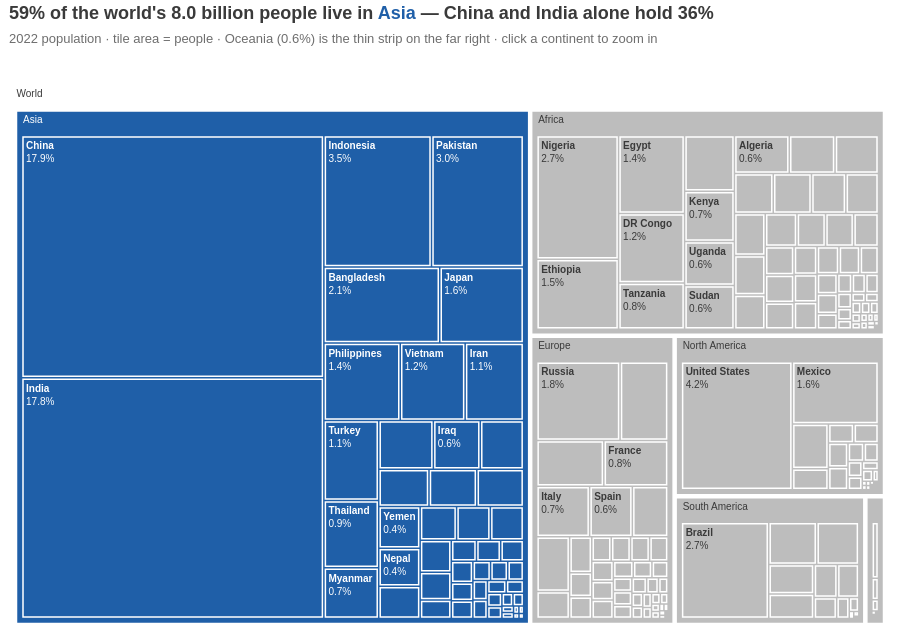

The notebook cell saved with this chart:
### Markdown cell above
**Chart choice & justification:** *Which chart did you choose, and why? Justify design choices.*

**Chart: treemap (World → continent → country).**

**Why this chart:** this is a part-to-whole question with two nested levels and 234 parts. A treemap shows both levels in one figure, with each tile's area proportional to its population. A pie or donut cannot hold 234 slices or show nesting, and a stacked bar would turn 234 segments into an unreadable strip.

**Design choices**
- Tile area = 2022 population; labels show each tile's **share of the world**.
- **Asia in blue** (the continent the title is about), all other continents grey: colour marks the finding rather than decorating every continent.
- Labels that would not fit a tile are hidden automatically (`uniformtext`); hover shows exact numbers and share of the continent, and clicking a continent zooms in.
- White borders separate the levels; the tiny Oceania tile is called out in the subtitle.

**What it shows:** **59 % of the world's 8.0 billion people live in Asia**, followed by Africa (18 %), Europe (9 %), North America (7.5 %), South America (5.5 %) and Oceania (0.6 %). **China (17.9 %) and India (17.8 %) together hold 36 %** — each of them has about as many people as the whole of Africa. Next come the United States (4.2 %), Indonesia (3.5 %) and Pakistan (3.0 %).

### Code cell
# Q6 — 2022 world population by continent and country (two levels, part-to-whole) → TREEMAP
d6 = df[['Continent', 'Country', '2022 Population']]
world_2022 = d6['2022 Population'].sum()
cont_share = d6.groupby('Continent')['2022 Population'].sum().sort_values(ascending=False) / world_2022
biggest = cont_share.index[0]
cn_in = d6.loc[d6['Country'].isin(['China', 'India']), '2022 Population'].sum() / world_2022

palette6 = {c: GREY for c in cont_share.index}
palette6[biggest] = ACCENT2                                      # accent only on the continent the title is about
palette6['(?)'] = 'white'                                        # the 'World' root tile

fig = px.treemap(d6, path=[px.Constant('World'), 'Continent', 'Country'], values='2022 Population',
                 color='Continent', color_discrete_map=palette6, template='plotly_white',
                 title=f"{cont_share[biggest]:.0%} of the world's {world_2022/1e9:.1f} billion people live in "
                       f"{hl(biggest, ACCENT2)} — China and India alone hold {cn_in:.0%}")

ids = fig.data[0].ids                                            # 'World', 'World/Asia', 'World/Asia/China', ...
depth = [i.count('/') for i in ids]
fig.update_traces(texttemplate=['' if d == 0 else '<b>%{label}</b>  %{percentRoot:.0%}' if d == 1
                                else '<b>%{label}</b><br>%{percentRoot:.1%}' for d in depth],
                  insidetextfont=dict(color=['white' if f'/{biggest}' in i else DARK for i in ids]),
                  hovertemplate='<b>%{label}</b><br>%{value:,.0f} people<br>%{percentRoot:.1%} of the world'
                                '<br>%{percentParent:.1%} of %{parent}<extra></extra>',
                  marker=dict(line=dict(color='white', width=1.5)), tiling=dict(pad=3),
                  root_color='white', pathbar_visible=False,
                  textfont=dict(size=13))
fig.update_layout(title=title(fig.layout.title.text,
                              f'2022 population · tile area = people · Oceania ({cont_share["Oceania"]:.1%}) is the thin strip '
                              f'on the far right · click a continent to zoom in'),
                  uniformtext=dict(minsize=10, mode='hide'),     # hide labels that would not fit their tile
                  font=FONT, height=640, margin=dict(l=10, r=10, t=85, b=10))
fig.show()

### Figure 1 — Plotly figure (JSON) as saved in the notebook; plotly's stock layout.template omitted (floating-point values rounded to 4 significant figures; data arrays with more than 128 entries replaced by an {"elided": "..."} marker saying what was removed)
{"data": [{"branchvalues": "total", "customdata": {"elided": "241x1 str values"}, "domain": {"x": [0.0, 1.0], "y": [0.0, 1.0]}, "hovertemplate": "<b>%{label}</b><br>%{value:,.0f} people<br>%{percentRoot:.1%} of the world<br>%{percentParent:.1%} of %{parent}<extra></extra>", "ids": {"elided": "241 str values"}, "insidetextfont": {"color": {"elided": "241 str values"}}, "labels": {"elided": "241 str values"}, "marker": {"colors": {"elided": "241 str values"}, "line": {"color": "white", "width": 1.5}}, "name": "", "parents": {"elided": "241 str values"}, "pathbar": {"visible": false}, "root": {"color": "white"}, "textfont": {"size": 13}, "texttemplate": {"elided": "241 str values"}, "tiling": {"pad": 3}, "type": "treemap", "values": {"elided": "241 float values"}}], "layout": {"font": {"color": "#3A3A3A", "family": "Arial, sans-serif", "size": 13}, "height": 640, "legend": {"tracegroupgap": 0}, "margin": {"b": 10, "l": 10, "r": 10, "t": 85}, "title": {"font": {"size": 18}, "text": "<b>59% of the world's 8.0 billion people live in <span style='color:#1F5FA8'><b>Asia</b></span> — China and India alone hold 36%</b><br><span style='font-size:13px;color:#6E6E6E'>2022 population · tile area = people · Oceania (0.6%) is the thin strip on the far right · click a continent to zoom in</span>", "x": 0.01, "xanchor": "left", "y": 0.97, "yanchor": "top"}, "uniformtext": {"minsize": 10, "mode": "hide"}}}
